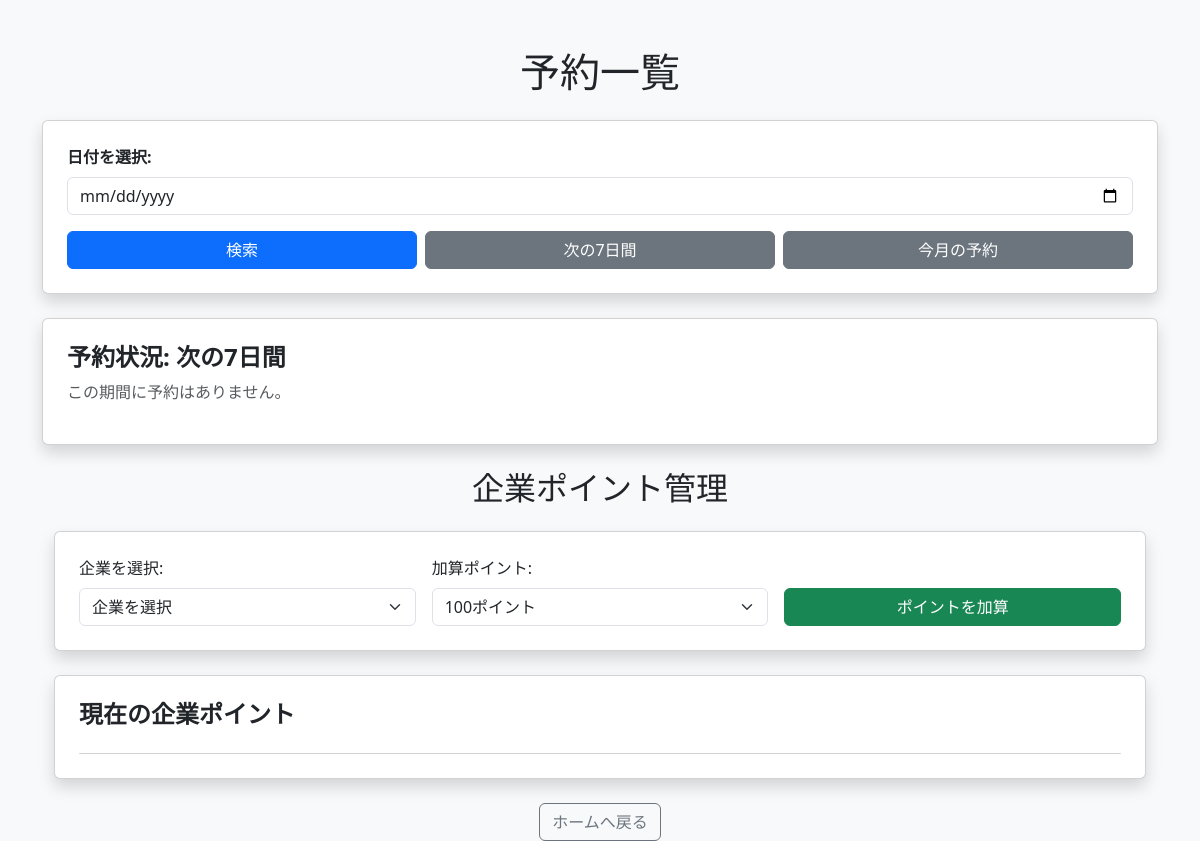
/reservations_list?range=7days, run on an earlier commit of the app's database.
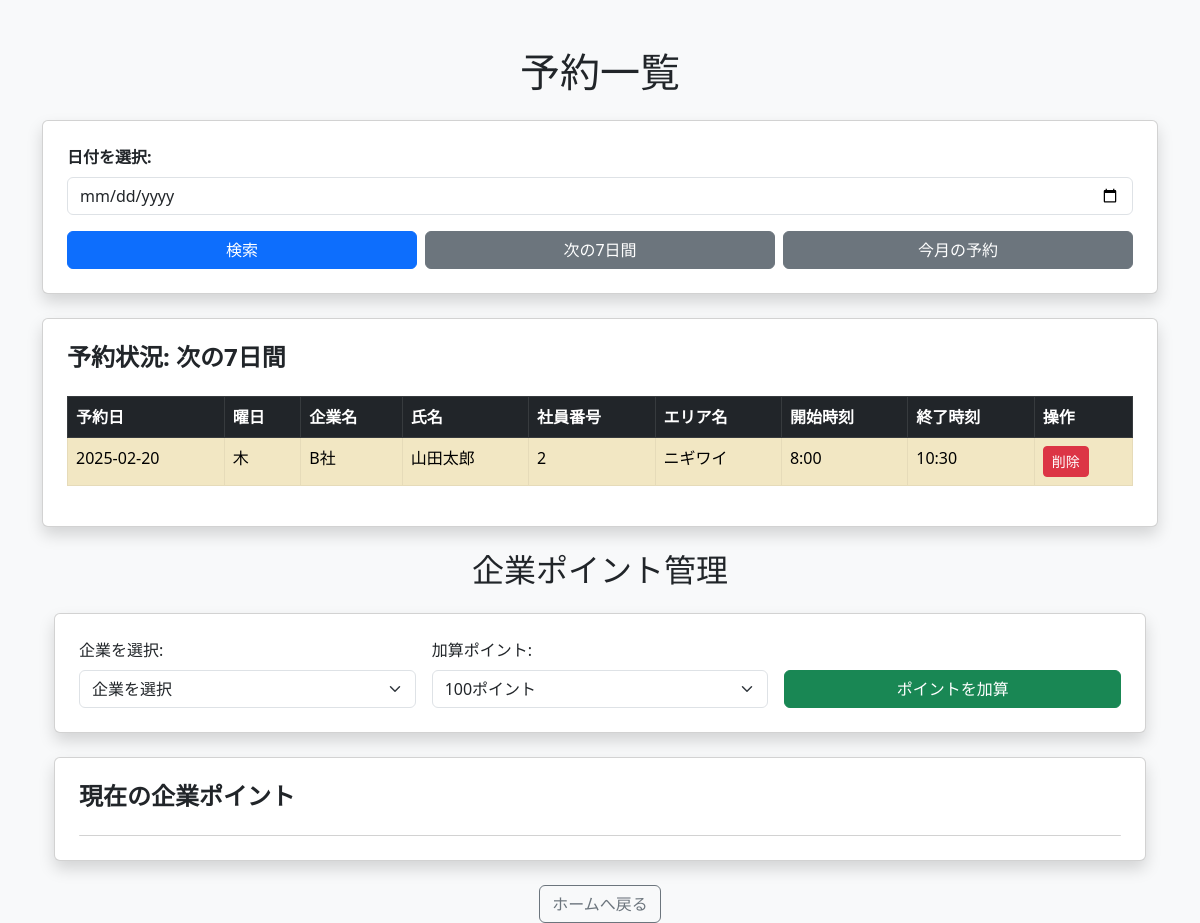
And on a later commit of the database.
### app.py (models this page shows)
class Reservation(db.Model):
    id = db.Column(db.Integer, primary_key=True)
    company = db.Column(db.String(50), nullable=False)  # 企業名
    name = db.Column(db.String(100), nullable=False)  # 氏名
    employee_id = db.Column(db.String(20), nullable=False)  # 社員番号
    area = db.Column(db.String(100), nullable=False)  # 予約エリア（複数選択可能）
    date = db.Column(db.Date, nullable=False)  # ✅ String → Date に変更
    start_time = db.Column(db.String(5), nullable=False)
    end_time = db.Column(db.String(5), nullable=False)
    created_at = db.Column(db.DateTime, default=datetime.utcnow)

### app.py (the view)
@app.route('/reservations_list', methods=['GET'])
def reservations_list():
    date = request.args.get('date')
    range_type = request.args.get('range')
    today = datetime.today().strftime('%Y-%m-%d')
    if range_type == "7days":
        end_date = (datetime.today() + timedelta(days=7)).strftime('%Y-%m-%d')
        reservations = Reservation.query.filter(
            and_(Reservation.date >= today, Reservation.date <= end_date)
        ).order_by(Reservation.date, Reservation.start_time).all()
    elif range_type == "month":
        end_date = (datetime.today().replace(day=1) + timedelta(days=31)).strftime('%Y-%m-%d')
        reservations = Reservation.query.filter(
            and_(Reservation.date >= today, Reservation.date <= end_date)
        ).order_by(Reservation.date, Reservation.start_time).all()
    elif date:
        try:
            date = datetime.strptime(date, "%Y-%m-%d").date()  # ✅ ここで型変換をチェック
        except ValueError:
            date = None
        reservations = Reservation.query.filter_by(date=date).order_by(Reservation.start_time).all()
    else:
        reservations = []
    return render_template('reservations_list.html', reservations=reservations, selected_date=date, range_type=range_type)

### templates/reservations_list.html (shortened to what this page needs)
<!DOCTYPE html>
<html lang="ja">
<head>
    <link href="https://cdn.jsdelivr.net/npm/bootstrap@5.3.0/dist/css/bootstrap.min.css" rel="stylesheet">
</head>
<body class="bg-light">
    <div class="container mt-5">
        <h1 class="text-center mb-4">予約一覧</h1>
        <div class="card shadow p-4">
            <form method="get" action="/reservations_list">
                <div class="mb-3">
                    <label for="date" class="form-label fw-bold">日付を選択:</label>
                    <input type="date" id="date" name="date" class="form-control" required>
                </div>
                <div class="d-flex gap-2">
                    <button type="submit" class="btn btn-primary w-100">検索</button>
                    <a href="/reservations_list?range=7days" class="btn btn-secondary w-100">次の7日間</a>
                    <a href="/reservations_list?range=month" class="btn btn-secondary w-100">今月の予約</a>
                </div>
            </form>
        </div>
        <div class="card shadow p-4 mt-4">
            <h4 class="fw-bold">予約状況:
                {{ selected_date if selected_date else ("次の7日間" if range_type == "7days" else "今月の予約" if range_type == "month" else "日付を選択してください") }}
            </h4>
            {% if reservations %}
            <div class="table-responsive">
                <table class="table table-striped table-hover table-bordered mt-3">
                    <thead class="table-dark">
                        <tr>
                            <th>予約日</th>
                            <th>曜日</th>
                            <th>企業名</th>
                            <th>氏名</th>
                            <th>社員番号</th>
                            <th>エリア名</th>
                            <th>開始時刻</th>
                            <th>終了時刻</th>
                            <th>操作</th>
                        </tr>
                    </thead>
                    <tbody>
                        {% for reservation in reservations %}
                        <tr class="{% if 'キヅキ' in reservation.area %}table-danger{% elif 'オチツキ' in reservation.area %}table-success{% elif 'シタシミ' in reservation.area %}table-primary{% elif 'ニギワイ' in reservation.area %}table-warning{% elif '貸切' in reservation.area %}table-info{% endif %}">
                            <td>{{ reservation.date }}</td>
                            <td>{{ reservation.date.strftime('%A') | replace('Monday', '月') | replace('Tuesday', '火') | replace('Wednesday', '水') | replace('Thursday', '木') | replace('Friday', '金') | replace('Saturday', '土') | replace('Sunday', '日') }}</td>
                            <td>{{ reservation.company }}</td>
                            <td>{{ reservation.name }}</td>
                            <td>{{ reservation.employee_id }}</td>
                            <td>{{ reservation.area if reservation.area else "未設定" }}</td>
                            <td>{{ reservation.start_time }}</td>
                            <td>{{ reservation.end_time }}</td>
                            <td>
                                <form action="{{ url_for('delete_reservation', reservation_id=reservation.id) }}" method="post">
                                    <button type="submit" class="btn btn-danger btn-sm" onclick="return confirm('本当に削除しますか？');">削除</button>
                                </form>
                            </td>
                        </tr>
                        {% endfor %}
                    </tbody>
                </table>
            </div>
            {% else %}
                <p class="text-muted">この期間に予約はありません。</p>
            {% endif %}
        </div>
        <div class="container mt-4">
            <h2 class="text-center mb-4">企業ポイント管理</h2>
            <div class="card shadow p-4 mb-4">
                <form action="/add_points" method="post" class="row g-3">
                    <div class="col-md-4">
                        <label for="company" class="form-label">企業を選択:</label>
                        <select name="company" id="company" class="form-select" required>
                            <option value="">企業を選択</option>
                        </select>
                    </div>
                    <div class="col-md-4">
                        <label for="points" class="form-label">加算ポイント:</label>
                        <select name="points" id="points" class="form-select" required>
                            <option value="100">100ポイント</option>
                        </select>
                    </div>
                    <div class="col-md-4 d-flex align-items-end">
                        <button type="submit" class="btn btn-success w-100">ポイントを加算</button>
                    </div>
                </form>
            </div>
            <div class="card shadow p-4">
                <h4 class="fw-bold">現在の企業ポイント</h4>
                <ul id="company_points_list" class="list-group mt-3">
                </ul>
            </div>
        </div>
<link href="https://cdn.jsdelivr.net/npm/fullcalendar@6.1.8/main.min.css" rel="stylesheet">
        <div class="text-center mt-4">
            <a href="/" class="btn btn-outline-secondary">ホームへ戻る</a>
        </div>
    </div>
</body>
</html>

What changed in the data, as far as the page shows it:
added Reservation: date "2025-02-20", date "木", company "B社", name "山田太郎", employee_id "2", area "ニギワイ", start_time "8:00", end_time "10:30"
Also different on the page:
text no longer shown: "この期間に予約はありません。"
text now shown: "予約日 曜日 企業名 氏名 社員番号 エリア名 開始時刻 終了時刻 操作"
